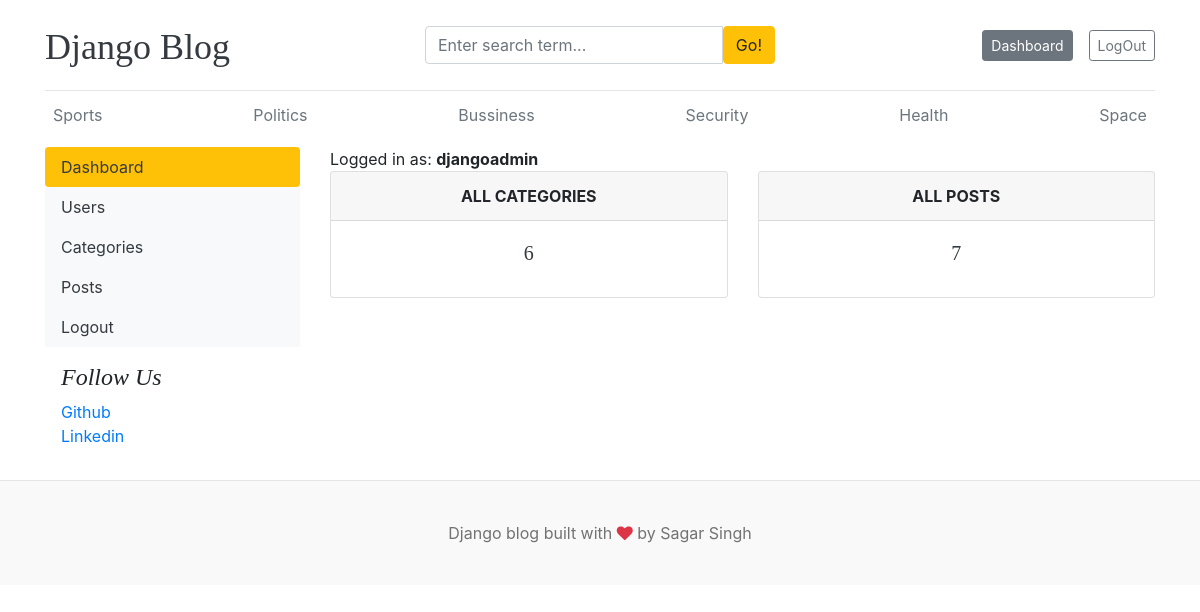
Screenshot of /dashboard/ (signed in) with the database file from the repository.
### blogs/models.py (models this page shows, shortened)
class Category(models.Model):
    category_name=models.CharField(max_length=50,unique=True)
    created_at=models.DateTimeField(auto_now_add=True)
    updated_at=models.DateTimeField(auto_now=True)
    class Meta:
        verbose_name_plural='categories'

### assignments/models.py (models this page shows, shortened)
class SocialLinks(models.Model):
    platform=models.CharField(max_length=25)
    links=models.URLField()
    class Meta:
        verbose_name_plural='Social Links'

### dashboards/views.py (the view)
# urls.py: path('dashboard/', include('dashboards.urls'))
@login_required(login_url='login')
def dashboard(request):
    category=Category.objects.all()
    blogs=Blog.objects.all()
    context={
        'blogs':blogs,
        'category':category
    }
    return render(request,'dashboard/dashboard.html',context)

### blogs/context_processors.py (called while the page is built)
def get_category(request):
    categories=Category.objects.all()
    return dict(categories=categories)

def get_blogs(request):
    blogs=Blog.objects.all()
    return dict(blogs=blogs)

def get_sociallinks(request):
    sociallinks=SocialLinks.objects.all()
    return dict(sociallinks=sociallinks)

### templates/dashboard/dashboard.html
{% extends 'base.html' %}
{% block content %}
<div class="row">
    {% if perms.blogs.add_blog %}
    {% include 'dashboard/sidebar.html' %}
    <div class="col-md-9">
        <span>Logged in as: <b>{{user}}</b></span>
        <div class="row">
            <div class="col">
                <div class="card border-default mb-3">
                    <div class="card-header text-center text-uppercase font-weight-bold"> All Categories</div>
                    <div class="card-body text-dark"><h5 class="card-title text-center">{{category.count}}</h5></div>
                </div>
            </div>
            <div class="col">
                <div class="card border-default mb-3">
                    <div class="card-header text-center text-uppercase font-weight-bold"> All posts</div>
                    <div class="card-body text-dark ">
                        <h5 class="card-title text-center">{{blogs.count}}</h5>
                    </div>
                </div>
            </div>
        </div>
    </div>
    {% else %}
    <h4>You dont have permissions to view this page.</h4>
    {% endif %}
</div>
{% endblock %}

### templates/base.html (shortened to what this page needs)
 {% load static %}
<!DOCTYPE html>
<html lang="en">
<head>
    <link href="https://getbootstrap.com/docs/4.0/dist/css/bootstrap.min.css" rel="stylesheet">
    <link href={% static "css/blog.css" %} rel="stylesheet">
    <link rel="stylesheet" href="https://cdnjs.cloudflare.com/ajax/libs/font-awesome/4.7.0/css/font-awesome.min.css">
  </head>
<body>
    <div class="container">
      <header class="blog-header py-3">
        <div class="row flex-nowrap justify-content-between align-items-center">
          <div class="col-4 pt-1">
            <a class="blog-header-logo text-dark" href="{% url 'home' %}">Django Blog</a>
          </div>
          <div class="col-4">
            <form action="{% url 'search' %}" method="GET">
            <div class="input-group">
                        <input  class="form-control" type="text" name="keyword" value="{{keyword}}" placeholder="Enter search term..." aria-label="Enter search term..." aria-describedby="button-search" />
                        <button type="submit" class="btn btn-warning" id="button-search"> Go!</button>
                    </div>
                    </form>
          </div>
          <div class="col-4 d-flex justify-content-end align-items-center">
            {% if not user.is_authenticated %}
            <a class="btn btn-sm btn-warning" href="{% url 'login' %}">Login</a> &nbsp;
            <a class="btn btn-sm btn-outline-secondary" href="{% url 'register' %}">Register</a>
            {% else %}
            {% if perms.auth.add_blog %}
            <a class="btn btn-sm btn-secondary" href="{% url 'dashboard' %}">Dashboard</a>
            {% else %}
            <span>Logged in as: <b>{{user}}</b></span>
            {% endif %}
            <a href="{% url 'logout' %}" class="btn btn-sm btn-outline-secondary">LogOut</a>
            {% endif %}
          </div>
        </div>
      </header>
      <div class="nav-scroller py-1 mb-2">
        <nav class="nav d-flex justify-content-between">
            {% for cat in categories %}
          <a class="p-2 text-muted" href="{% url 'posts_by_category' cat.pk %}">{{cat.category_name}}</a>
            {% endfor %}
        </nav>
      </div>
{% block content %}
{% endblock %}
       {% if sociallinks  %}
               <div class="p-3">
          <h4 class="font-italic">Follow Us</h4>
          <ol class="list-unstyled">
            {% for i in sociallinks %}
            <li><a href="{{i.links}}" target='_blank'>{{i.platform}}</a></li>
            {% endfor %}
          </ol>
        </div>
        {% endif %}
    </div>
<footer class="blog-footer">
  <p>Django blog built with <i class="fa fa-heart text-danger"></i>
 by Sagar Singh</a></p>
</footer>
</body>
</html>

### blog_main/static/css/blog.css (style rules this page uses)
.blog-header { border-bottom: 1px solid #e5e5e5; }
.blog-header-logo { font-family: "Playfair Display", Georgia, "Times New Roman", serif; font-size: 2.25rem; }
h1, h2, h3, h4, h5, h6 { font-family: "Playfair Display", Georgia, "Times New Roman", serif; }
.blog-footer { padding: 2.5rem 0; color: #727272; text-align: center; background-color: #f9f9f9; border-top: .05rem solid #e5e5e5; }
.blog-footer p:last-child { margin-bottom: 0; }

### rows the page displays
Category: category_name "Sports"
Category: category_name "Politics"
Category: category_name "Bussiness"
Category: category_name "Security"
Category: category_name "Health"
Category: category_name "Space"
SocialLinks: platform "Github"
SocialLinks: platform "Linkedin"

### other values shown
{{ user }} "djangoadmin"
{{ category.count }} "6"
{{ blogs.count }} "7"
